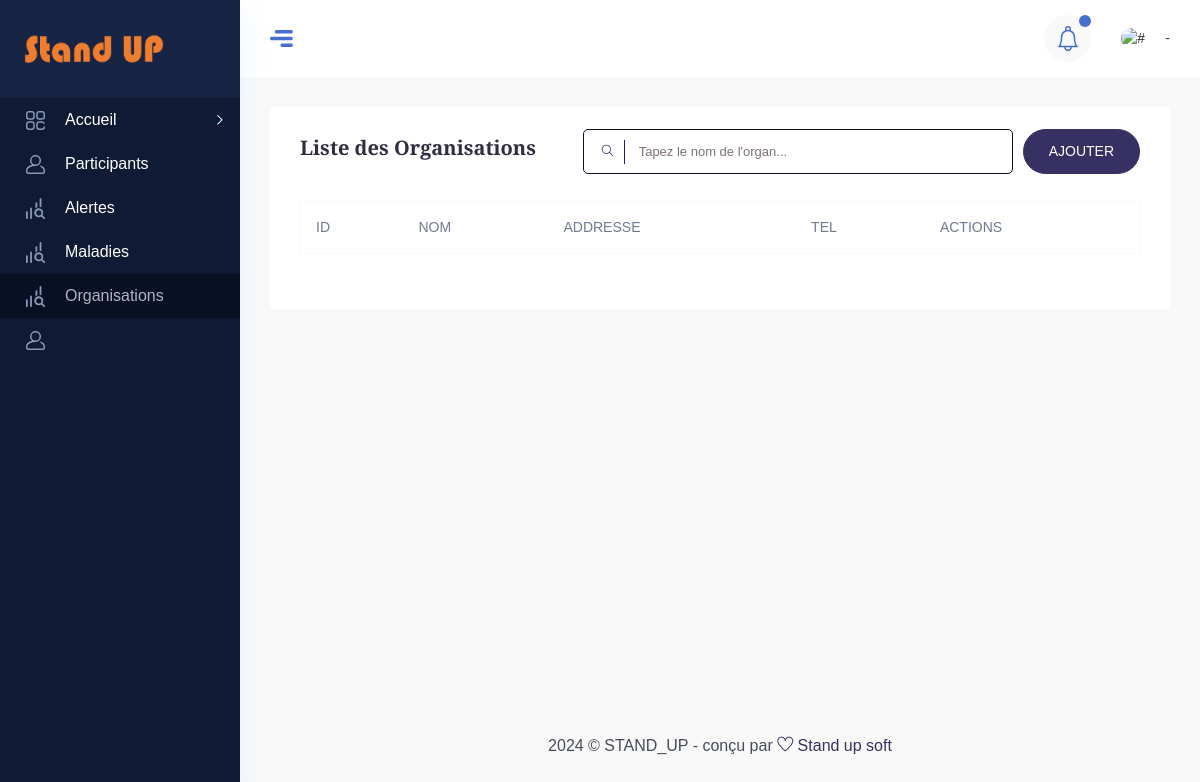
/Organ/, run on an earlier commit of the app's database.
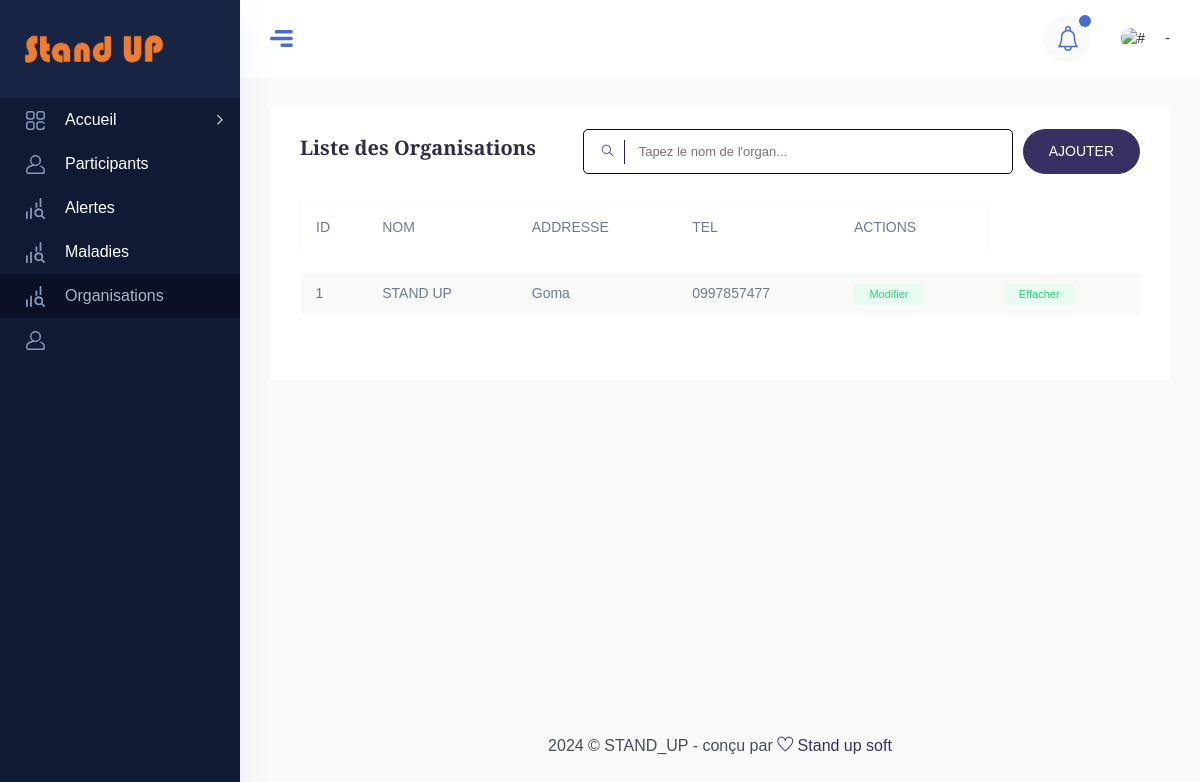
And on a later commit of the database.
### STAND_UP_APP/models.py (models this page shows, shortened)
class Organisation(models.Model):
    Nom=models.CharField(max_length=500)
    Adresse=models.CharField(max_length=500)
    Tel=models.CharField(max_length=200)

### STAND_UP_APP/views.py (the view)
# urls.py: path('Organ/', organ, name="organ"),
def organ(request):
    ut=request.user
    organs=Organisation.objects.all()
    if request.method=="GET":
        ords=request.GET.get('organ')
        if ords is not None:
            organs=Organisation.objects.filter(Nom__icontains=ords)
    context={
        'ut':ut,
        'organs':organs,
        'notif':Alerte.objects.filter(Dates__date=auj),
    }
    return render(request, "organ.html", context)

### STAND_UP_APP/models.py (called while the page is built)
    def __str__(self):
        return self.Nom

### Templates/organ.html (shortened to what this page needs)
<!DOCTYPE html>
{% load static %}
<html lang="zxx">
<head>
    <link rel="stylesheet" href="{% static 'css/bootstrap.min.css' %}" />
    <link rel="stylesheet" href="{% static 'vendors/themefy_icon/themify-icons.css' %}" />
    <link rel="stylesheet" href="{% static 'vendors/niceselect/css/nice-select.css' %}" />
    <link rel="stylesheet" href="{% static 'vendors/owl_carousel/css/owl.carousel.css' %}" />
    <link rel="stylesheet" href="{% static 'vendors/gijgo/gijgo.min.css' %}" />
    <link rel="stylesheet" href="{% static 'vendors/font_awesome/css/all.min.css' %}" />
    <link rel="stylesheet" href="{% static 'vendors/tagsinput/tagsinput.css' %}" />
    <link rel="stylesheet" href="{% static 'vendors/datepicker/date-picker.css' %}" />
    <link rel="stylesheet" href="{% static 'vendors/vectormap-home/vectormap-2.0.2.css' %}" />
    <link rel="stylesheet" href="{% static 'vendors/scroll/scrollable.css' %}" />
    <link rel="stylesheet" href="{% static 'vendors/datatable/css/jquery.dataTables.min.css' %}" />
    <link rel="stylesheet" href="{% static 'vendors/datatable/css/responsive.dataTables.min.css' %}" />
    <link rel="stylesheet" href="{% static 'vendors/datatable/css/buttons.dataTables.min.css' %}" />
    <link rel="stylesheet" href="{% static 'vendors/text_editor/summernote-bs4.css' %}" />
    <link rel="stylesheet" href="{% static 'vendors/morris/morris.css' %}">
    <link rel="stylesheet" href="{% static 'vendors/material_icon/material-icons.css' %}" />
    <link rel="stylesheet" href="{% static 'css/metisMenu.css' %}">
    <link rel="stylesheet" href="{% static 'css/style.css' %}" />
    <link rel="stylesheet" href="{% static 'css/colors/default.css' %}" id="colorSkinCSS">
</head>
<body class="crm_body_bg">
    <nav class="sidebar dark_sidebar">
        <div class="logo d-flex justify-content-between">
        <a class="large_logo" href="{% url 'accueil' %}"><img style="width: 140px; height:50px;" src="{% static 'img/stand.png' %}" alt=""></a>
        </div>
        <ul id="sidebar_menu">
        <li class="">
        <a class="has-arrow" href="#" aria-expanded="false">
        <div class="nav_icon_small">
        <img src="{% static 'img/menu-icon/1.svg' %}" alt="">
        </div>
        <div class="nav_title">
        <span>Accueil </span>
        </div>
        </a>
        </li>
        <li class="">
        <a href="{% url 'list_agents' %}" aria-expanded="false">
        <div class="nav_icon_small">
        <img src="{% static 'img/menu-icon/4.svg' %}" alt="">
        </div>
        <div class="nav_title">
        <span>Participants</span>
        </div>
        </a>
        </li>
        <li class="">
        <a href="{% url 'allerte' %}" aria-expanded="false">
        <div class="nav_icon_small">
        <img src="{% static 'img/menu-icon/5.svg' %}" alt="">
        </div>
        <div class="nav_title">
        <span>Alertes</span>
        </div>
        </a>
        </li>
        <li class="">
            <a href="{% url 'list_maladie' %}" aria-expanded="false">
            <div class="nav_icon_small">
            <img src="{% static 'img/menu-icon/5.svg' %}" alt="">
            </div>
            <div class="nav_title">
            <span>Maladies</span>
            </div>
            </a>
        </li>
        <li class="">
            <a href="{% url 'organ' %}" aria-expanded="false">
            <div class="nav_icon_small">
            <img src="{% static 'img/menu-icon/5.svg' %}" alt="">
            </div>
            <div class="nav_title">
            <span>Organisations</span>
            </div>
            </a>
            </li>
        <li class="">
        <a href="Trader_Profile.html" aria-expanded="false">
        <div class="nav_icon_small">
        <img src="img/menu-icon/4.svg" alt="">
        </div>
        </a>
         </li>
    </nav>
        <section class="main_content dashboard_part large_header_bg">
            <div class="container-fluid no-gutters">
            <div class="row">
            <div class="col-lg-12 p-0 ">
            <div class="header_iner d-flex justify-content-between align-items-center">
            <div class="line_icon open_miniSide d-none d-lg-block">
            <img src="{% static 'img/line_img.png' %}" alt="">
            </div>
            <div class="header_right d-flex justify-content-between align-items-center">
            <div class="header_notification_warp d-flex align-items-center">
            <li>
            <a class="bell_notification_clicker nav-link-notify" href="#"> <img src="{% static 'img/icon/bell.svg' %}" alt="">
            </a>
            </li>
            </div>
            <div class="profile_info d-flex align-items-center">
            <div class="profile_thumb mr_20">
            <img src="{{ut.Photo.url}}" alt="#">
            </div>
            <div class="author_name">
            <h4 class="f_s_15 f_w_500 mb-0">{{ut.username}}-{{ut.first_name}}</h4>
            </div>
            </div>
            </div>
            </div>
            </div>
            </div>
            </div>
<div class="main_content_iner overly_inner ">
<div class="container-fluid p-0 ">
<div class="row">
<div class="col-lg-12">
<div class="white_card card_height_100 mb_30">
<div class="white_card_header">
<div class="white_box_tittle list_header mb-0">
<h4>Liste des Organisations</h4>
<div class="box_right d-flex lms_block">
<div class="serach_field_2">
<div class="search_inner">
<form  method="get" >
    <div class="search_field">
    <input type="text" name="organ" placeholder="Tapez le nom de l'organ...">
    </div>
    <button type="submit"> <i class="ti-search"></i> </button>
</form>
</div>
</div>
<div class="add_button ml-10">
<a href="{% url 'addorgan' %}" data-target="#addcategory" class="btn_1">AJOUTER</a>
</div>
</div>
</div>
</div>
<div class="white_card_body">
<div class="QA_section">
<div class="QA_table mb_30">
<table class="table lms_table_active3 ">
    <thead>
            <tr>
            <th scope="col">ID</th>
            <th scope="col">NOM</th>
            <th scope="col">ADDRESSE</th>
            <th scope="col">TEL</th>
            <th scope="col" >ACTIONS</th>
            </tr>
    </thead>
<tbody>
    {% for o in organs %}
    <tr>
        <td>{{o.id}}</td>
        <td>
            {{o.Nom}}
        </td>
        <td>{{o.Adresse}}</td>
        <td>{{o.Tel}}</td>
        <td ><a href="{% url 'modorgan' o.id %}" class="status_btn">modifier</a></td>
        <td ><a href="{% url 'sup_organ' o.id %}" class="status_btn">Effacher</a></td>
    </tr>
    {% endfor %}
</tbody>
</table>
</div>
</div>
</div>
</div>
</div>
</div>
</div>
</div>
<div class="footer_part">
<div class="container-fluid">
<div class="row">
<div class="col-lg-12">
<div class="footer_iner text-center">
<p>2024 © STAND_UP - conçu par <a href="#"> <i class="ti-heart"></i> </a><a href="#"> Stand up soft</a></p>
</div>
</div>
</div>
</div>
</div>
</section>
</body>
</html>

### STAND_UP_APP/static/css/metisMenu.css (style rules this page uses)
.metismenu .has-arrow { position:relative }
.metismenu .has-arrow::after { position:absolute;content:'';transform:rotate(-90deg) translate(0,-50%);transform-origin:top;top:50%;transition:all .3s ease-out;right:40px;content:"\e64b";font-family:themify;color:#a5adc6;font-weight:600;font-size:14px }

What changed in the data, as far as the page shows it:
added Organisation: id "1", Nom "STAND UP", Adresse "Goma", Tel "0997857477"
